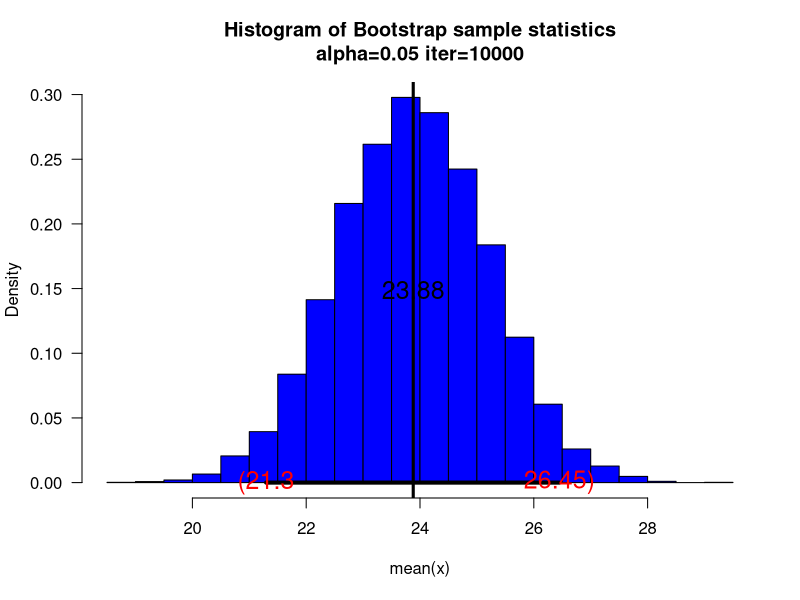
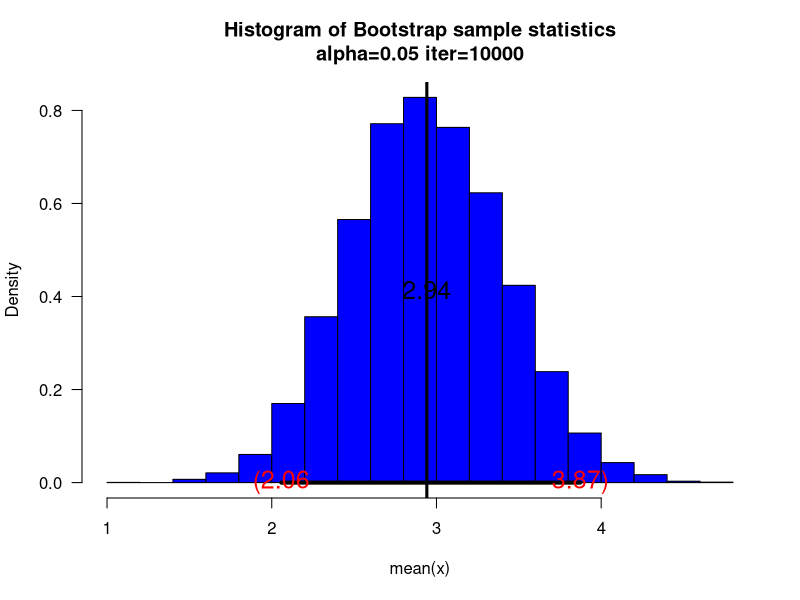
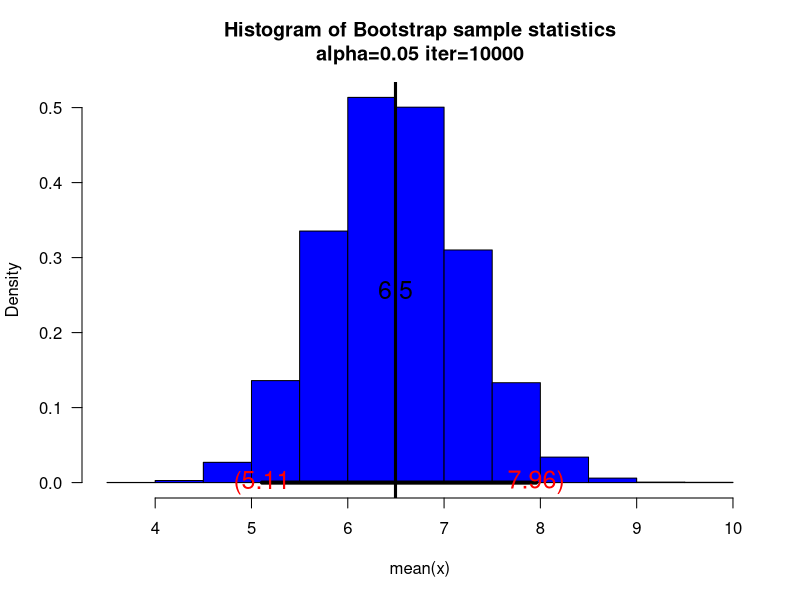
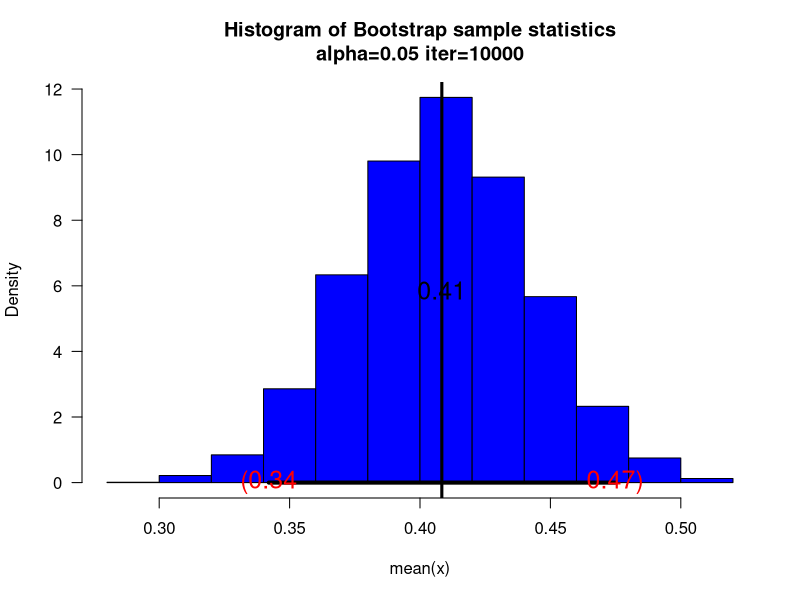
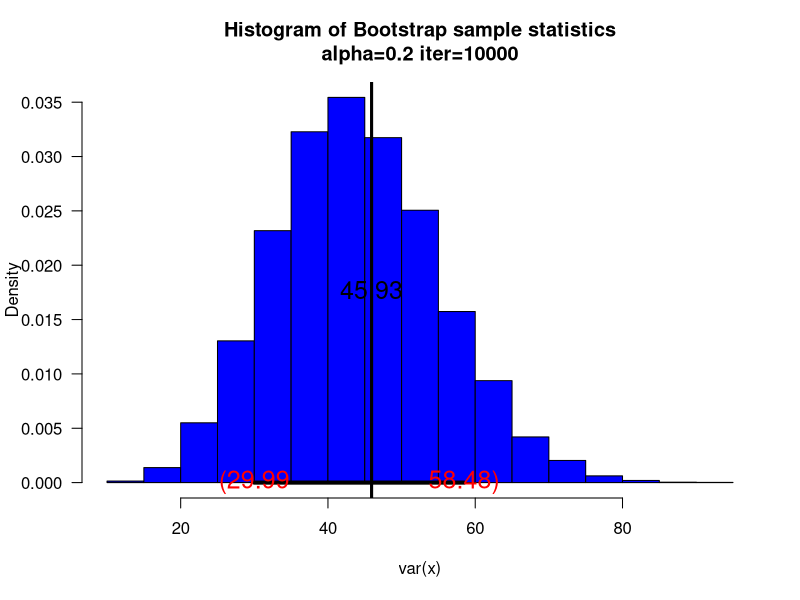
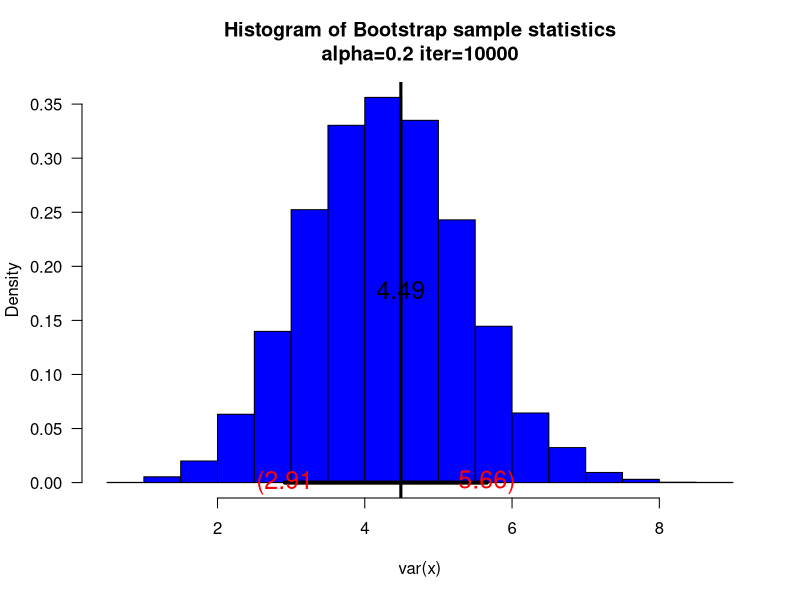
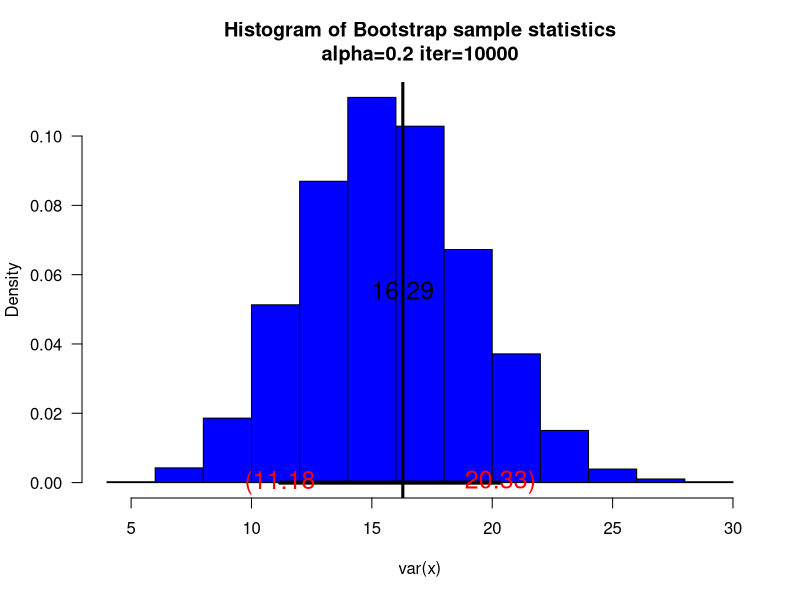
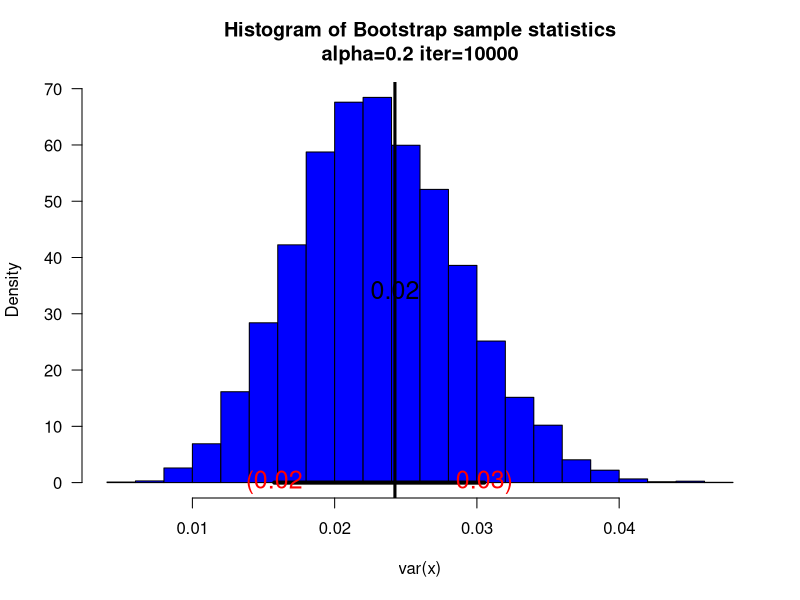

Write the R code that produced these figures, in order.
## ---- chunk 1
knitr::opts_chunk$set(echo = TRUE)
## ---- chunk 2
getwd()
## ---- chunk 3
set.seed(35)
sam=round(rnorm(20,mean=10,sd=4),2)
unique(sample(sam,20,replace=TRUE))
unique(sample(sam,20,replace=TRUE))
unique(sample(sam,20,replace=TRUE))
unique(sample(sam,20,replace=TRUE))
unique(sample(sam,20,replace=TRUE))
## ---- chunk 4
unique(sample(sam,20,replace=FALSE))
unique(sample(sam,20,replace=FALSE))
unique(sample(sam,20,replace=FALSE))
unique(sample(sam,20,replace=FALSE))
unique(sample(sam,20,replace=FALSE))
## ---- chunk 5
myboot2<-function(iter=10000,x,fun="mean",alpha=0.05,cx=1.5,...){  #Notice where the ... is repeated in the code
n=length(x)   #sample size

y=sample(x,n*iter,replace=TRUE)
rs.mat=matrix(y,nr=n,nc=iter,byrow=TRUE)
xstat=apply(rs.mat,2,fun) # xstat is a vector and will have iter values in it 
ci=quantile(xstat,c(alpha/2,1-alpha/2))# Nice way to form a confidence interval
# A histogram follows
# The object para will contain the parameters used to make the histogram
para=hist(xstat,freq=FALSE,las=1,
main=paste("Histogram of Bootstrap sample statistics","\n","alpha=",alpha," iter=",iter,sep=""),
...)

#mat will be a matrix that contains the data, this is done so that I can use apply()
mat=matrix(x,nr=length(x),nc=1,byrow=TRUE)

#pte is the point estimate
#This uses whatever fun is
pte=apply(mat,2,fun)
abline(v=pte,lwd=3,col="Black")# Vertical line
segments(ci[1],0,ci[2],0,lwd=4)      #Make the segment for the ci
text(ci[1],0,paste("(",round(ci[1],2),sep=""),col="Red",cex=cx)
text(ci[2],0,paste(round(ci[2],2),")",sep=""),col="Red",cex=cx)

# plot the point estimate 1/2 way up the density
text(pte,max(para$density)/2,round(pte,2),cex=cx)

return(list(ci=ci,fun=fun,x=x))# Some output to use if necessary
}
## ---- chunk 6
set.seed(39); sam=rnorm(25,mean=25,sd=10)
myboot2(10000,x=sam,fun=function(x) mean(x),alpha=0.05,xlab="mean(x)",col="Blue",cx=1.5)

set.seed(30); sam=rchisq(20,df=3)
myboot2(10000,x=sam,fun=function(x) mean(x),alpha=0.05,xlab="mean(x)",col="Blue",cx=1.5)

set.seed(40); sam=rgamma(30,shape=2,scale=3)
myboot2(10000,x=sam,fun=function(x) mean(x),alpha=0.05,xlab="mean(x)",col="Blue",cx=1.5)

set.seed(10); sam=rbeta(20,shape1=3,shape2=4)
myboot2(10000,x=sam,fun=function(x) mean(x),alpha=0.05,xlab="mean(x)",col="Blue",cx=1.5)
## ---- chunk 7
abs(25-23.88)*100/25
abs(3-2.94)*100/3
abs(6-6.5)*100/6
abs(0.4286-0.41)*100/0.4286
## ---- chunk 8
set.seed(39); sam=rnorm(25,mean=25,sd=10)
myboot2(10000,x=sam,fun=function(x) var(x),alpha=0.20,xlab="var(x)",col="Blue",cx=1.5)

set.seed(30); sam=rchisq(20,df=3)
myboot2(10000,x=sam,fun=function(x) var(x),alpha=0.20,xlab="var(x)",col="Blue",cx=1.5)

set.seed(40); sam=rgamma(30,shape=2,scale=3)
myboot2(10000,x=sam,fun=function(x) var(x),alpha=0.20,xlab="var(x)",col="Blue",cx=1.5)

set.seed(10); sam=rbeta(20,shape1=3,shape2=4)
myboot2(10000,x=sam,fun=function(x) var(x),alpha=0.20,xlab="var(x)",col="Blue",cx=1.5)
## ---- chunk 9
myboot21<-function(iter=10000,x,fun="mean",alpha=0.05,cx=1.5,...){  #Notice where the ... is repeated in the code
  n=length(x)   #sample size
  
  y=sample(x,n*iter,replace=TRUE)
  rs.mat=matrix(y,nr=n,nc=iter,byrow=TRUE)
  xstat=apply(rs.mat,2,fun) # xstat is a vector and will have iter values in it 
  ci=quantile(xstat,c(alpha/2,1-alpha/2))# Nice way to form a confidence interval
  # A histogram follows
  # The object para will contain the parameters used to make the histogram
  para=hist(xstat,freq=FALSE,las=1,
            main=paste("Histogram of Bootstrap sample statistics","\n","alpha=",alpha," iter=",iter,sep=""),
            ...)
  
  #mat will be a matrix that contains the data, this is done so that I can use apply()
  mat=matrix(x,nr=length(x),nc=1,byrow=TRUE)
  
  #pte is the point estimate
  #This uses whatever fun is
  pte=apply(mat,2,fun)
  abline(v=pte,lwd=3,col="Black")# Vertical line
  segments(ci[1],0,ci[2],0,lwd=4)      #Make the segment for the ci
  text(ci[1],0,paste("(",round(ci[1],2),sep=""),col="Red",cex=cx)
  text(ci[2],0,paste(round(ci[2],2),")",sep=""),col="Red",cex=cx)
  
  # plot the point estimate 1/2 way up the density
  text(pte,max(para$density)/2,round(pte,2),cex=cx)
  
  return(list(ci=ci,fun=fun,x=x, xstat=xstat))# Some output to use if necessary
}
## ---- chunk 10
#barplot of xstat
sam=c(1,1,1,2,2,2,2,3,3,3,4,4)
data = myboot21(10000,x=sam,fun=function(x) median(x),xlab="median(x)",col="Blue",cx=1.5)
barplot(data$xstat, xlab="iter", ylab="xstat")
